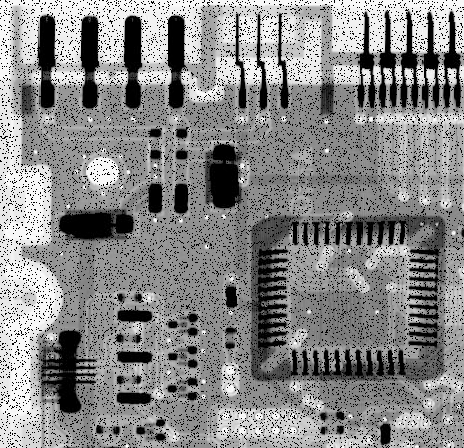
#> input picture Image_restoration/img/Fig0508(a)(circuit-board-pepper-prob-pt1).tif, 464 x 448 px
$ python median_filtering.py
#> lines starting #> are read from the running program, lines starting #| are printed output that depends on the picture
import cv2
import matplotlib.pyplot as plt
import numpy as np
import gmpy2


def cv_show(name, img):
    cv2.imshow(name, img)
    cv2.waitKey(0)
    cv2.destroyAllWindows()

imgb = cv2.imread('img/Fig0508(a)(circuit-board-pepper-prob-pt1).tif', cv2.IMREAD_GRAYSCALE)
#> imgb is the input picture: shape (448, 464); min 0, max 255, mean 135.7
imga = cv2.imread('img/Fig0508(b)(circuit-board-salt-prob-pt1).tif', cv2.IMREAD_GRAYSCALE)
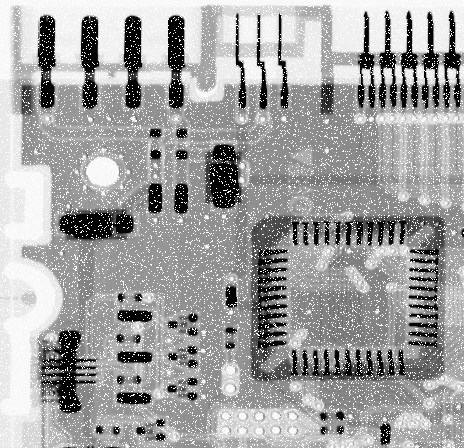
#> input picture Image_restoration/img/Fig0508(b)(circuit-board-salt-prob-pt1).tif, 464 x 448 px
#> imga is the input picture: shape (448, 464); min 0, max 255, mean 161.2
imgc = cv2.imread('img/Fig0512(b)(ckt-uniform-plus-saltpepr-prob-pt1).tif', cv2.IMREAD_GRAYSCALE)
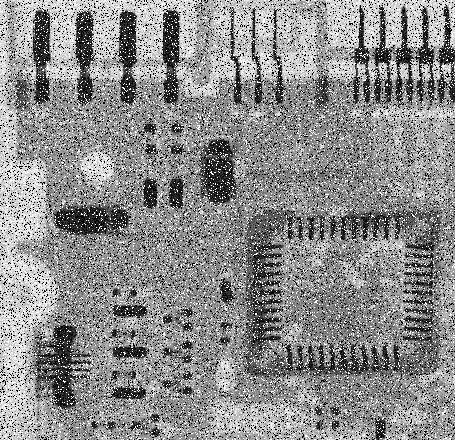
#> input picture Image_restoration/img/Fig0512(b)(ckt-uniform-plus-saltpepr-prob-pt1).tif, 455 x 440 px
#> imgc is the input picture: shape (440, 455); min 0, max 255, mean 140.1


def median(list):
    list = sorted(list)
    n = len(list)
    if n % 2 == 0:
        return (list[int(n/2-1)] + list[int(n/2)]) / 2
    else:
        return list[int(n/2)]

def cut_either_end_average(list, d,kernel_size):
    n = len(list)
    sum = 0
    if n < kernel_size * kernel_size:
        rate = d / (kernel_size * kernel_size)
        d = int(n * rate)
        if d % 2 != 0:
            d = d + 1
    list = sorted(list)
    if d >= 0 and d % 2 == 0 and d < n:
        for i in range(int(d / 2),int(n - d / 2)):
            sum += list[i]
        return int(sum / (n - d))
    else:
        print("error")

# 统计滤波器(中值，最大值，最小值，中点，修正阿尔法)
def statistic_filter(x, y, h, w, img, kernel_size, d):
    left = int(kernel_size / 2)
    right = kernel_size - left
    list = []
    for i in range(x - left, x + right):
        for j in range(y - left, y + right):
            if (i >= 0 and i < h and j >= 0 and j < w):
                list.append(img[i][j])
    return int(median(list)), max(list), min(list),int(cut_either_end_average(list, d,kernel_size))

def median_filtering(img, kernel_size,d):
#> called with kernel_size = 3, d = 0
    h, w = img.shape
#> h = 448; w = 464
    median_filter = np.zeros((h, w), np.uint8)
    max_filter = np.zeros((h, w), np.uint8)
    min_filter = np.zeros((h, w), np.uint8)
    midpoint_filter = np.zeros((h, w), np.uint8)
    correct_alpha_filter = np.zeros((h, w), np.uint8)

    for i in range(h):
        for j in range(w):
            median,max,min,correct_alpha = statistic_filter(i, j, h, w, img, kernel_size, d)
            midpoint = (max + min)/2
            median_filter[i, j] = median
            max_filter[i, j] = max
            min_filter[i, j] = min
            correct_alpha_filter[i, j] = correct_alpha
            midpoint_filter[i, j] = midpoint
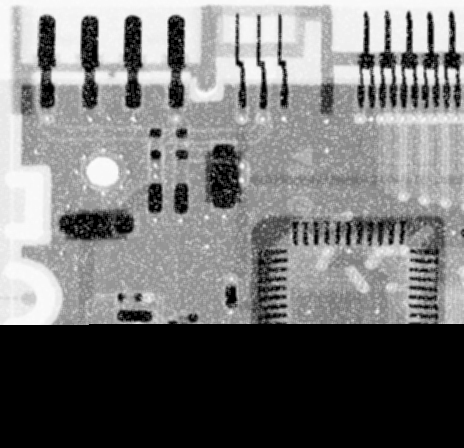
#> correct_alpha_filter: shape (448, 464); min 0, max 253, mean 117.5
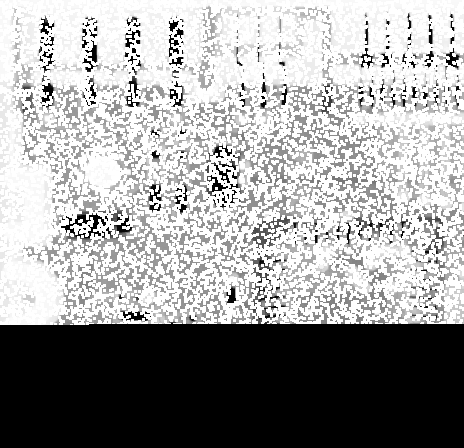
#> max_filter: shape (448, 464); min 0, max 255, mean 159.5
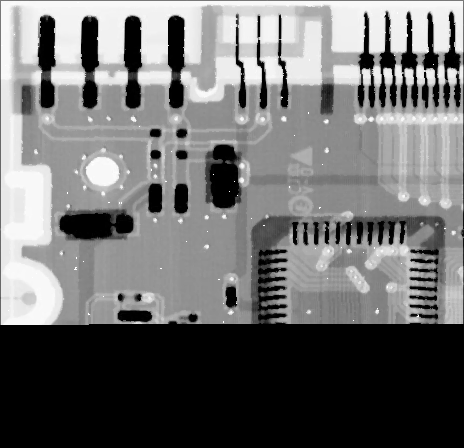
#> median_filter: shape (448, 464); min 0, max 255, mean 111
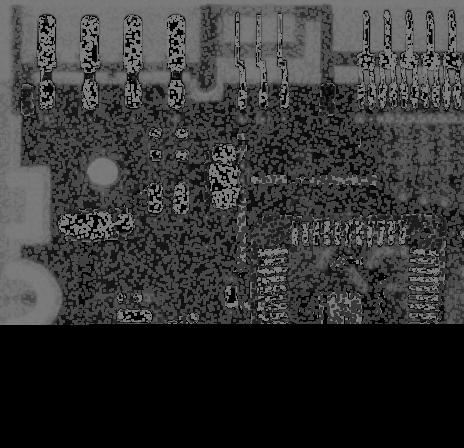
#> midpoint_filter: shape (448, 464); min 0, max 127, mean 52.8
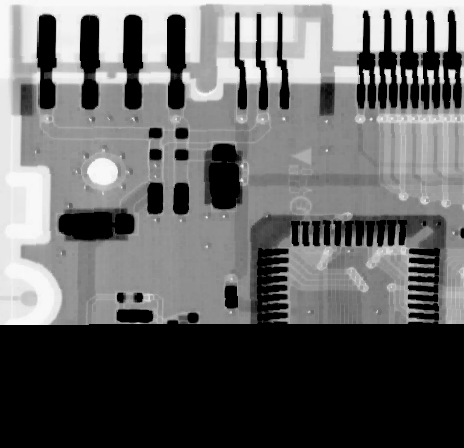
#> min_filter: shape (448, 464); min 0, max 249, mean 100.7
    return median_filter, min_filter, max_filter, midpoint_filter,correct_alpha_filter

#> (the run stopped early here; a loop or call above may not have finished)
